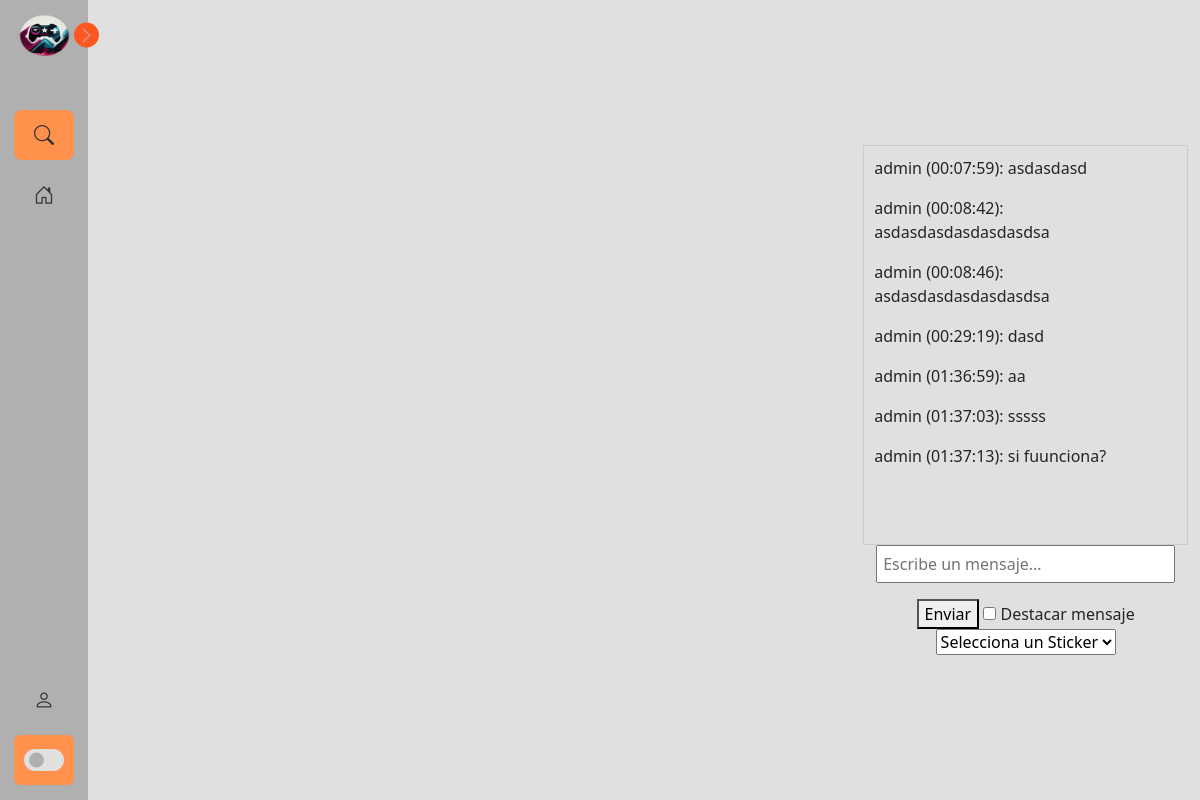
The app's page /streamViewer/2/ with its own data.
### app/tvapp/models.py (models this page shows, shortened)
class MensajeChat(models.Model):
    usuario = models.ForeignKey(User, on_delete=models.CASCADE)
    sala = models.ForeignKey('Sala', on_delete=models.CASCADE)
    mensaje = models.TextField()
    timestamp = models.DateTimeField(auto_now_add=True)

### app/tvapp/views.py (the view, shortened to what this page needs)
# urls.py: path('streamViewer/<int:sala_id>/', views.streamViewer, name='stream_viewer'),
def streamViewer(request, sala_id):
    usuario_actual = request.user
    puntos_usuario = None
    sala = get_object_or_404(Sala, id=sala_id)
    mensajes = MensajeChat.objects.filter(sala=sala).order_by('timestamp')
    return render(request, 'streamViewer.html', { 'sala': sala, 'mensajes': mensajes, 'puntos_usuario': puntos_usuario})

### app/tvapp/templates/streamViewer.html (shortened to what this page needs)
{% extends 'baseInicio.html' %}
{% load static %}
{% block head %}
<link rel="stylesheet" href="{% static 'css/chat.css' %}">
{% endblock %}
{% block content %}
<div data-email="{{ email }}" class="body">
    <div class="container" id="chat-container">
        <div id="chat">
            {% for mensaje in mensajes %}
                <p>{{ mensaje.usuario.username }} ({{ mensaje.timestamp|date:"H:i:s" }}): {{ mensaje.mensaje }}</p>
            {% endfor %}
        </div>
        <form id="enviar_mensaje" action="/enviar_mensaje/{{sala.id}}" method="POST" enctype="multipart/form-data">
                <input name="mensaje" type="text" id="input" placeholder="Escribe un mensaje...">
                <button type="button" onclick="sendMessage()">Enviar</button>
                <input type="checkbox" id="destacar"> Destacar mensaje
                <br>
                <select id="sticker-dropdown">
                    <option value="" selected>Selecciona un Sticker</option>
                </select>
            </form>
    </div>
</div>
{% endblock %}

### app/tvapp/static/css/styleNavbar.css (style rules this page uses)
:root { --body-color: #e0e0e0; --sidebar-color: #b0b0b0; --primary-color: #ff5722; --primary-color-light: #ff914d; --toggle-color: #e0e0e0; --text-color: #333333; --tran-03: all 0.2s ease; --tran-03: all 0.3s ease; --tran-04: all 0.3s ease; --tran-05: all 0.3s ease; }
body { min-height: 100vh; background-color: var(--body-color); transition: var(--tran-05); }

### app/tvapp/static/css/chat.css (style rules this page uses)
#chat { width: 300px; height: 400px; border: 1px solid #ccc; }
#input { width: 300px; }
.body { display: flex; justify-content: center; align-items: center; height: 100vh; margin: 0; }
.container { text-align: center; }
#chat-container { overflow-y: hidden; width: 500px; height: auto; }
#chat { overflow-y: auto; text-align: left; width: 100%; padding: 10px; }
#input { width: 92%; padding: 5px; }

### records on screen
MensajeChat: usuario.username "admin", timestamp "00:07:59", mensaje "asdasdasd"
MensajeChat: usuario.username "admin", timestamp "00:08:42", mensaje "asdasdasdasdasdasdsa"
MensajeChat: usuario.username "admin", timestamp "00:08:46", mensaje "asdasdasdasdasdasdsa"
MensajeChat: usuario.username "admin", timestamp "00:29:19", mensaje "dasd"
MensajeChat: usuario.username "admin", timestamp "01:36:59", mensaje "aa"
MensajeChat: usuario.username "admin", timestamp "01:37:03", mensaje "sssss"
MensajeChat: usuario.username "admin", timestamp "01:37:13", mensaje "si fuunciona?"
